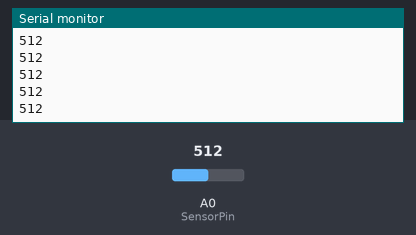
This sketch was run on a simulated Arduino Uno, built with avr-gcc and run on an emulated ATmega328P. On the bench: the last lines printed to the serial monitor. The test bench sets the inputs (shaded band); at power-on: A0 (SensorPin) = 512.

Above: at 1.2 s.
1.3 s: A0 (SensorPin) set to 716
At 1.35 s:
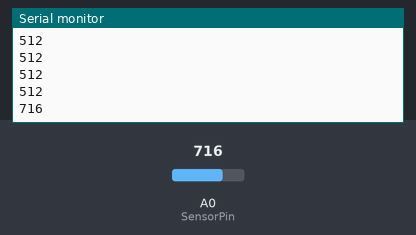
2.8 s: A0 (SensorPin) set to 900
At 2.8 s:
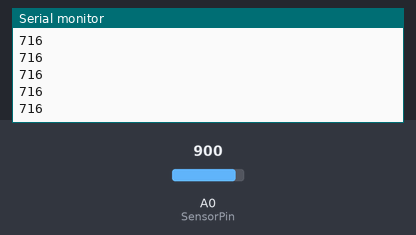
Timing chart, 0 to 5.8 s (numbered marks = the images above; inputs shaded):
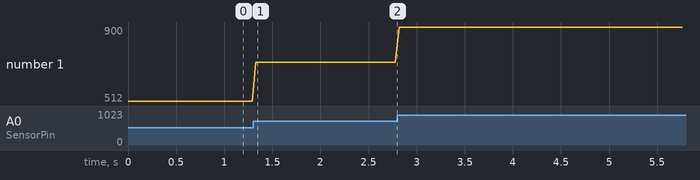

Measured:
- after the input at 1.3 s, the serial monitor: prints a new line at once (image 1)
- plotted number 1: 512 → 716 after the input at 1.3 s, 716 → 900 after the input at 2.8 s

The sketch:

sketch_may17b.ino
```cpp
int SensorPin = 0;
int Pomiar;

void setup(){
  Serial.begin(19200);
}

void loop(){
  Pomiar = analogRead(SensorPin);
  Serial.println(Pomiar);
  delay(40);
}
```
